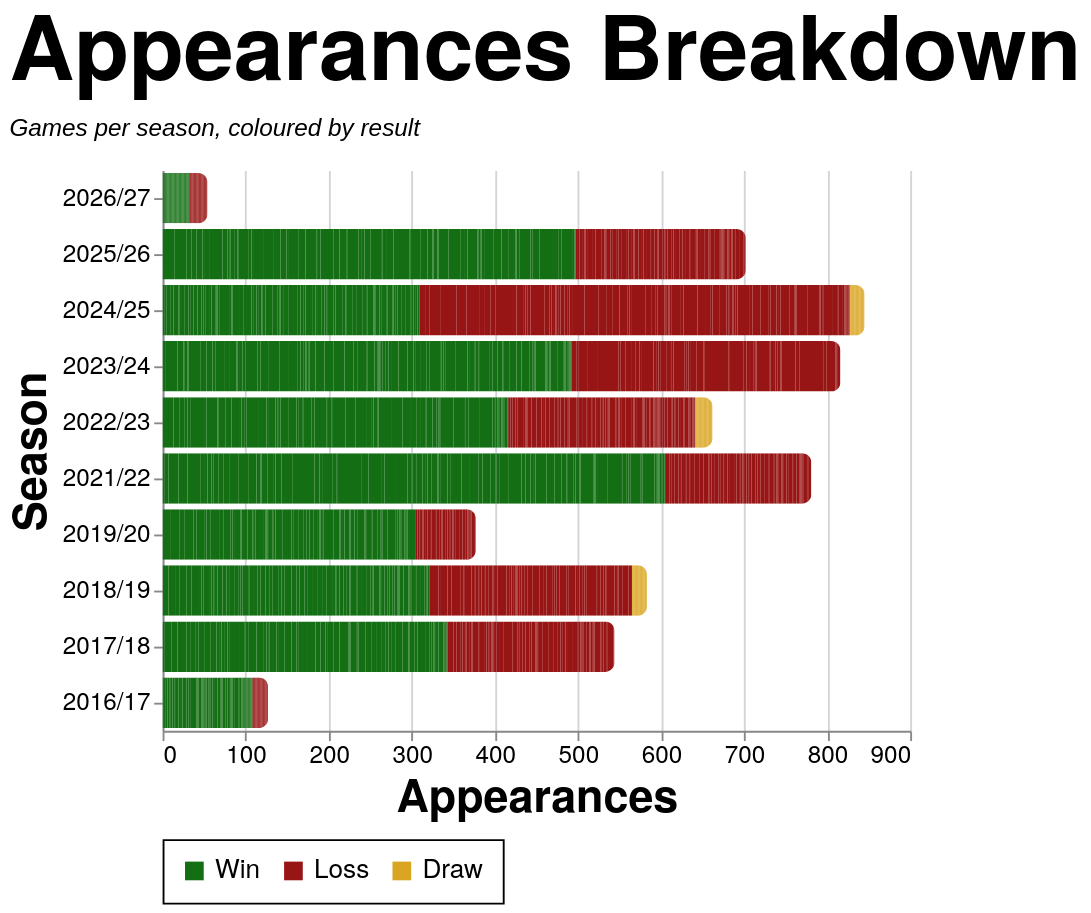

This figure's Vega-Lite source:
### Vega-Lite specification from a JSON file in a GitHub repository (floating-point values rounded to 4 significant figures; data arrays with more than 128 entries replaced by an {"elided": "..."} marker saying what was removed)
{"config": {"axis": {"labelFont": "PT Sans Narrow, Helvetica Neue, Helvetica, Arial, sans-serif", "titleFont": "PT Sans Narrow, Helvetica Neue, Helvetica, Arial, sans-serif", "labelFontSize": 13, "titleFontSize": 24, "gridColor": "#202947", "gridOpacity": 0.2, "zindex": 1}, "text": {"font": "Lato, sans-serif"}, "bar": {"cornerRadiusEnd": 5}, "header": {"labelFont": "PT Sans Narrow, Helvetica Neue, Helvetica, Arial, sans-serif", "titleFont": "PT Sans Narrow, Helvetica Neue, Helvetica, Arial, sans-serif", "labelFontSize": 24, "titleFontSize": 28, "labelFontWeight": "bold", "orient": "left"}, "legend": {"labelFont": "PT Sans Narrow, Helvetica Neue, Helvetica, Arial, sans-serif", "titleFont": "PT Sans Narrow, Helvetica Neue, Helvetica, Arial, sans-serif", "labelFontSize": 14, "titleFontSize": 16, "titlePadding": 5, "fillColor": "white", "strokeColor": "black", "padding": 10, "titleFontWeight": "lighter", "titleFontStyle": "italic", "titleColor": "gray", "offset": 10}, "title": {"font": "PT Sans Narrow, Helvetica Neue, Helvetica, Arial, sans-serif", "fontSize": 48, "fontWeight": "bold", "anchor": "start", "align": "center", "titlePadding": 20, "subtitlePadding": 10, "subtitleFontSize": 13, "subtitleColor": "", "subtitleFontStyle": "italic", "offset": 15, "color": "black"}, "axisX": {"labelAngle": 0}, "facet": {"title": null, "header": null, "align": {"row": "each", "column": "each"}, "spacing": 10}, "resolve": {"scale": {"y": "independent", "facet": "independent"}}, "background": "transparent", "scale": {"offsetBandPaddingOuter": 0.2, "offsetBandPaddingInner": 0.1}, "view": {"stroke": null, "background": "transparent"}}, "data": {"name": "data-5a423f9f28697e3ab5b9b8b30645455f"}, "mark": {"type": "bar"}, "encoding": {"color": {"field": "color_value", "legend": {"orient": "bottom", "title": null}, "scale": {"domain": ["Win", "Loss", "Draw"], "range": ["#146f14", "#981515", "goldenrod"]}, "sort": {"field": "sum(apps)", "op": "sum", "order": "descending"}, "type": "nominal"}, "tooltip": [{"field": "player", "title": "Player", "type": "nominal"}, {"field": "season", "title": "Season", "type": "nominal"}, {"field": "color_value", "title": "Group", "type": "nominal"}, {"aggregate": "sum", "field": "apps", "title": "Appearances", "type": "quantitative"}], "x": {"aggregate": "sum", "field": "apps", "title": "Appearances", "type": "quantitative"}, "y": {"field": "season", "sort": {"field": "season_sort", "op": "max", "order": "descending"}, "title": "Season", "type": "nominal"}}, "height": {"step": 30}, "title": {"text": "Appearances Breakdown", "subtitle": "Games per season, coloured by result"}, "width": 400, "$schema": "https://vega.github.io/schema/vega-lite/v5.20.1.json", "datasets": {"data-5a423f9f28697e3ab5b9b8b30645455f": {"elided": "2563 records"}}}
